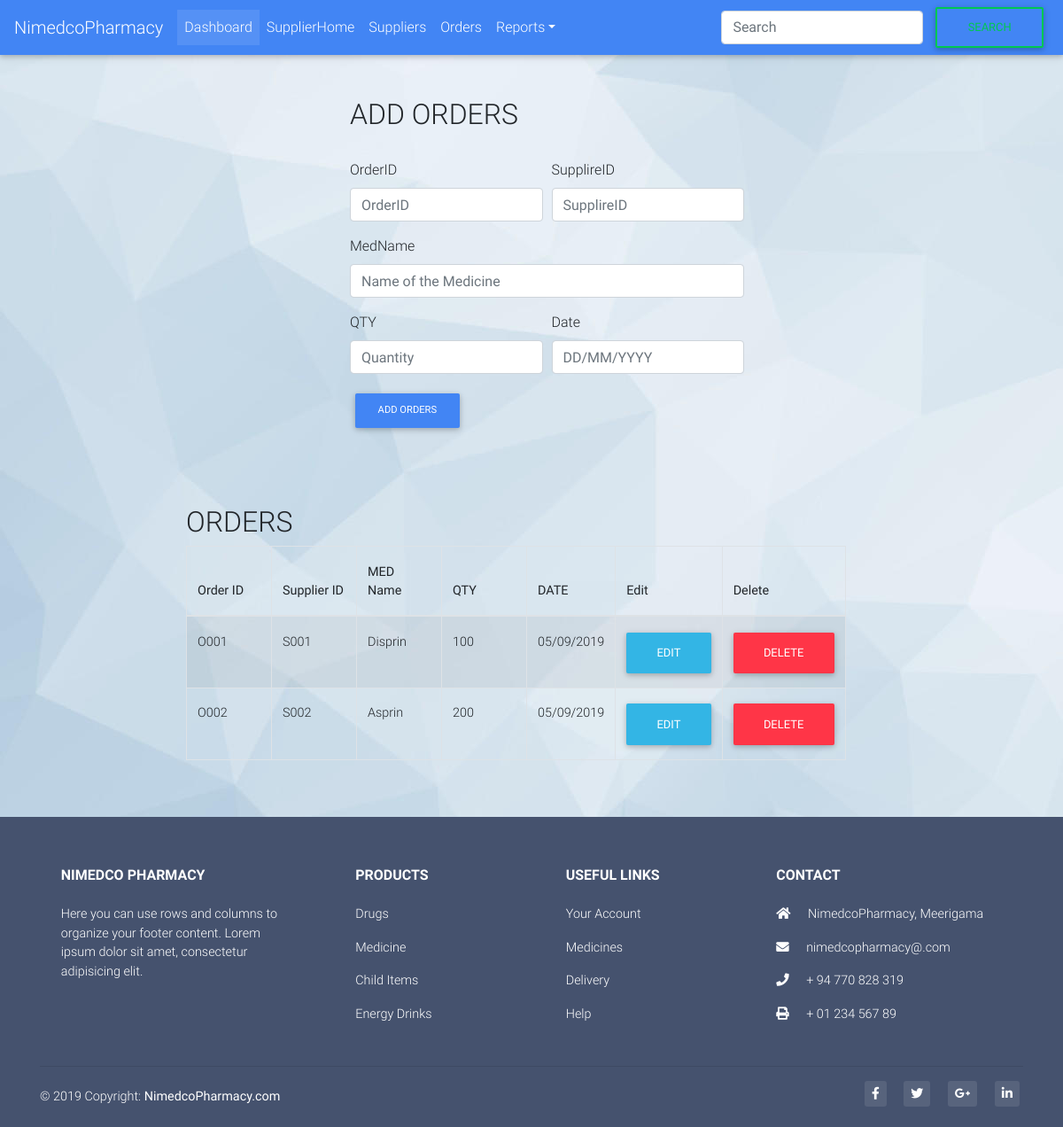
The page /Orders.php on the database its author committed.
### tables this page shows
CREATE TABLE `orders` (
  `id` int(15) NOT NULL,
  `orderid` varchar(25) NOT NULL,
  `supplierid` varchar(25) NOT NULL,
  `medName` varchar(100) NOT NULL,
  `qty` varchar(25) NOT NULL,
  `date` varchar(25) NOT NULL
);

### validateorder.php (called while the page is built, shortened)
<?php
$update = false;
$orderid = '';
$supplierid = '';
$medname = '';
$qty = '';
$date = '';

### Orders.php (the view, shortened to what this page needs)
<!DOCTYPE html>
<html lang="en">
<head>
  <link rel="stylesheet" href="https://use.fontawesome.com/releases/v5.8.2/css/all.css">
  <link href="css/bootstrap.min.css" rel="stylesheet">
  <link href="css/mdb.min.css" rel="stylesheet">
  <link href="css/style.css" rel="stylesheet">
</head>
<body background="bg3.jpg">
<nav class="navbar navbar-expand-lg navbar-dark primary-color">
    <a class="navbar-brand" href="index.php">NimedcoPharmacy</a>
    <div class="collapse navbar-collapse" id="basicExampleNav">
      <ul class="navbar-nav mr-auto">
        <li class="nav-item active">
          <a class="nav-link" href="Dashboard.php">Dashboard
          </a>
        </li>
        <li class="nav-item">
          <a class="nav-link" href="Supplier.php">SupplierHome</a>
        </li>
        <li class="nav-item">
          <a class="nav-link" href="registerSupplier.php">Suppliers</a>
        </li>
        <li class="nav-item">
          <a class="nav-link" href="Orders.php">Orders</a>
        </li>
        <li class="nav-item dropdown">
          <a class="nav-link dropdown-toggle" id="navbarDropdownMenuLink" data-toggle="dropdown"
            aria-haspopup="true" aria-expanded="false">Reports</a>
        </li>
      </ul>
      <form class="form-inline my-2 my-lg-0 align-self-stretch">
          <input class="form-control mr-sm-2" type="search" placeholder="Search" aria-label="Search">
          <button class="btn btn-outline-success my-2 my-sm-0" type="submit">Search</button>
        </form>
    </div>
  </nav>
  <br><br>
  <div class="container">
  <div class="row">
      <div class="col-md-5" style="margin-left:350px;"><h2>ADD ORDERS</h2>
        <br>
        <?php require_once 'validateorder.php';?>
        <form id="myform3" method="POST" action="validateorder.php">
          <div class="form-row">
            <div class="form-group col-md-6">
              <label for="orderid">OrderID</label>
              <input type="text" class="form-control" id="orderid" value="<?php echo $orderid; ?>" placeholder="OrderID" name="orderid">
            </div>
            <div class="form-group col-md-6">
              <label for="supplierid">SupplireID</label>
              <input type="text" class="form-control" id="supplierid" value="<?php echo $supplierid; ?>" placeholder="SupplireID" name="supplierid">
            </div>
          </div>
          <div class="form-group">
            <label for="medname">MedName</label>
            <input type="text" class="form-control" id="medname" value="<?php echo $medname; ?>" placeholder="Name of the Medicine" name="medname">
          </div>
          <div class="form-row">
            <div class="form-group col-md-6">
              <label for="qty">QTY</label>
              <input type="text" class="form-control" id="qty" value="<?php echo $qty; ?>" placeholder="Quantity" name="qty">
            </div>
            <div class="form-group col-md-6">
              <label for="date">Date</label>
              <input type="text" class="form-control" id="date" value="<?php echo $date; ?>" placeholder="DD/MM/YYYY" name="date">
            </div>
          </div>
		  <?php
          if ($update == true):
          ?>
          <button type="submit" class="btn btn-primary btn-md" onclick="javascript: return validateOrderForm();" name="UPDATE">UPDATE</button>
		  <?php else: ?>
          <button type="submit" class="btn btn-primary btn-md" onclick="javascript: return validateOrderForm();" name="ORDER">ADD ORDERS</button>
		  <?php endif; ?>
        </form>
        </div>
      <div class="col-md-6" style="margin-left:-660px;margin-top:460px"><h2>ORDERS</h2>
		<?php
          $mysqli = new mysqli('localhost', 'root', '', 'supplier') or die (mysqli_error($mysqli));
          $result = $mysqli->query("SELECT * FROM orders") or die($mysqli->error);
          ?>
        <table id="dtBasicExample" class="table table-striped table-bordered" cellspacing="0" width="100%">
            <thead>
              <tr>
                <th class="th-sm">Order ID
                </th>
                <th class="th-sm">Supplier ID
                </th>
                <th class="th-sm">MED Name
                </th>
                <th class="th-sm">QTY
                </th>
                <th class="th-sm">DATE
                </th>
                <th class="th-sm">Edit
                </th>
                <th class="th-sm">Delete
                </th>
              </tr>
            </thead>
            <tbody>
            <?php
              while ($row = $result->fetch_assoc()):?>
              <tr>
                  <td><?php echo $row['orderid']; ?></td>
                  <td><?php echo $row['supplierid']; ?></td>
                  <td><?php echo $row['medName']; ?></td>
                  <td><?php echo $row['qty']; ?></td>
                  <td><?php echo $row['date']; ?></td>
                  <td><a href="Orders.php?edit=<?php echo $row['id']; ?>" class="btn btn-info">Edit</a></td>
                  <td><a href="validateorder.php?delete=<?php echo $row['id']; ?>" class="btn btn-danger">Delete</a></td>
              </tr>
                  <?php endwhile; ?>
            </tbody>
          </table>
        </div>
    </div>
  </div>
<br>
<br>
<footer class="page-footer font-small mdb-color pt-4">
  <div class="container text-center text-md-left">
    <div class="row text-center text-md-left mt-3 pb-3">
      <div class="col-md-3 col-lg-3 col-xl-3 mx-auto mt-3">
        <h6 class="text-uppercase mb-4 font-weight-bold">Nimedco Pharmacy</h6>
        <p>Here you can use rows and columns to organize your footer content. Lorem ipsum dolor sit amet,
          consectetur
          adipisicing elit.</p>
      </div>
      <div class="col-md-2 col-lg-2 col-xl-2 mx-auto mt-3">
        <h6 class="text-uppercase mb-4 font-weight-bold">Products</h6>
        <p>
          <a href="#!">Drugs</a>
        </p>
        <p>
          <a href="#!">Medicine</a>
        </p>
        <p>
          <a href="#!">Child Items</a>
        </p>
        <p>
          <a href="#!">Energy Drinks</a>
        </p>
      </div>
      <div class="col-md-3 col-lg-2 col-xl-2 mx-auto mt-3">
        <h6 class="text-uppercase mb-4 font-weight-bold">Useful links</h6>
        <p>
          <a href="#!">Your Account</a>
        </p>
        <p>
          <a href="#!">Medicines</a>
        </p>
        <p>
          <a href="#!">Delivery</a>
        </p>
        <p>
          <a href="#!">Help</a>
        </p>
      </div>
      <div class="col-md-4 col-lg-3 col-xl-3 mx-auto mt-3">
        <h6 class="text-uppercase mb-4 font-weight-bold">Contact</h6>
        <p>
          <i class="fas fa-home mr-3"></i> NimedcoPharmacy, Meerigama</p>
        <p>
          <i class="fas fa-envelope mr-3"></i> nimedcopharmacy@.com</p>
        <p>
          <i class="fas fa-phone mr-3"></i> + 94 770 828 319</p>
        <p>
          <i class="fas fa-print mr-3"></i> + 01 234 567 89</p>
      </div>
    </div>
    <hr>
    <div class="row d-flex align-items-center">
      <div class="col-md-7 col-lg-8">
        <p class="text-center text-md-left">© 2019 Copyright:
          <a href="https://mdbootstrap.com/education/bootstrap/">
            <strong> NimedcoPharmacy.com</strong>
          </a>
        </p>
      </div>
      <div class="col-md-5 col-lg-4 ml-lg-0">
        <div class="text-center text-md-right">
          <ul class="list-unstyled list-inline">
            <li class="list-inline-item">
              <a class="btn-floating btn-sm rgba-white-slight mx-1">
                <i class="fab fa-facebook-f"></i>
              </a>
            </li>
            <li class="list-inline-item">
              <a class="btn-floating btn-sm rgba-white-slight mx-1">
                <i class="fab fa-twitter"></i>
              </a>
            </li>
            <li class="list-inline-item">
              <a class="btn-floating btn-sm rgba-white-slight mx-1">
                <i class="fab fa-google-plus-g"></i>
              </a>
            </li>
            <li class="list-inline-item">
              <a class="btn-floating btn-sm rgba-white-slight mx-1">
                <i class="fab fa-linkedin-in"></i>
              </a>
            </li>
          </ul>
        </div>
      </div>
    </div>
  </div>
</footer>
</body>
</html>

### rows shown on the page
orders: orderid "O001", supplierid "S001", medName "Disprin", qty "100", date "05/09/2019"
orders: orderid "O002", supplierid "S002", medName "Asprin", qty "200", date "05/09/2019"
